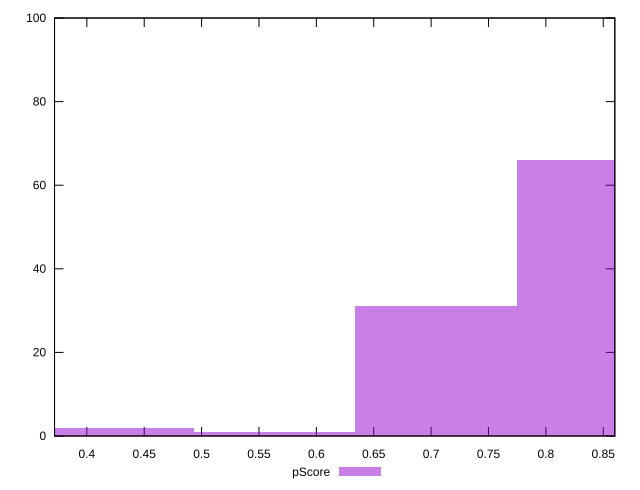

Here is the gnuplot script that generated this plot:
reset

$pScore <<EOF
0.8452788330045301 66
0.704399027503775 31
0.5635192220030201 1
0.42263941650226505 2
EOF

set key outside below
set boxwidth 0.14087980550075502
set xrange [0.37184604957236816:0.8600998301144664]
set yrange [0:100]
set trange [0:100]
set style fill transparent solid 0.5 noborder
set terminal svg size 640, 490 enhanced background rgb 'white'
set output "reports/report_00027_2021-02-24T12-40-31.850Z/first-contentful-paint/samples/astro/pScore/histogram.svg"

plot $pScore title "pScore" with boxes

reset
